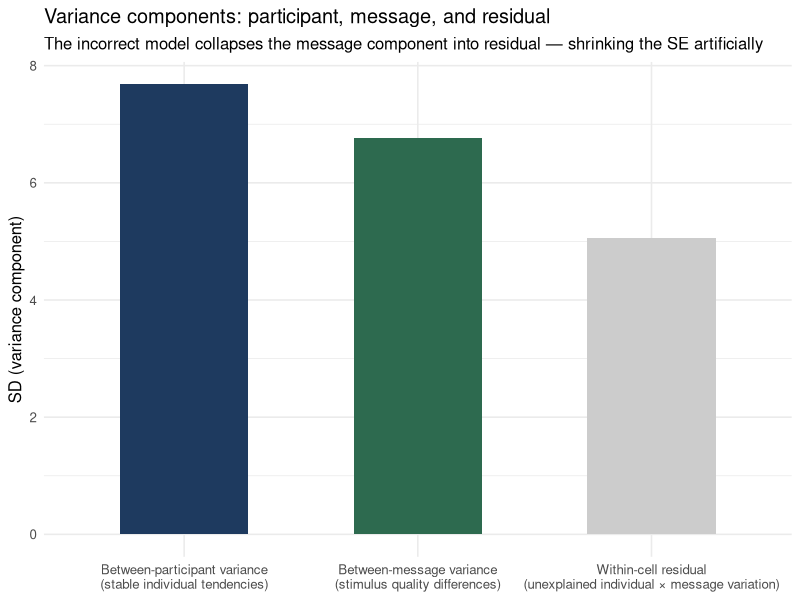
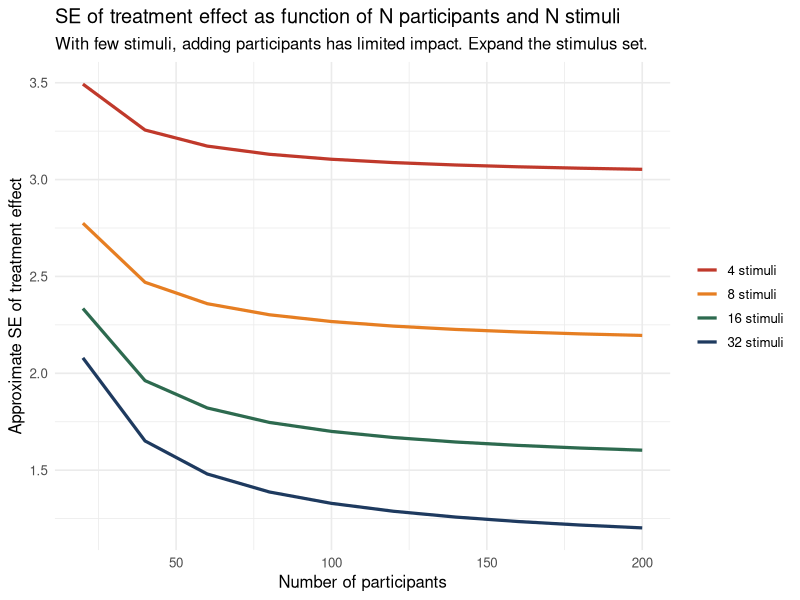

Write the R code that produced these figures, in order.
## ---- chunk 1
library(tidyverse)
library(lme4)
library(lmerTest)
library(broom.mixed)
set.seed(2025)
## ---- chunk 2
n_participants <- 60
n_messages     <- 24  # 12 gain-framed, 12 loss-framed

participant_effects <- rnorm(n_participants, 0, 8)   # SD = 8 (large between-person spread)
message_effects     <- rnorm(n_messages, 0, 6)        # SD = 6 (meaningful between-message spread)
message_condition   <- rep(c("gain", "loss"), each = 12)

# Partial crossing: each participant sees approximately half the messages
set.seed(2025)
df_exp <- expand_grid(
  participant = 1:n_participants,
  message     = 1:n_messages
) |>
  slice_sample(prop = 0.5) |>   # each participant sees ~12 messages
  mutate(
    condition   = message_condition[message],
    p_eff       = participant_effects[participant],
    m_eff       = message_effects[message],
    WTP         = 50 + 3 * (condition == "loss") + p_eff + m_eff + rnorm(n(), 0, 5),
    participant = factor(participant),
    message     = factor(message)
  )
## ---- chunk 3
# Incorrect: ignores stimulus variance
m_wrong <- lmer(WTP ~ condition + (1 | participant), data = df_exp)

# Correct: both participant and message as crossed random effects
m_correct <- lmer(WTP ~ condition + (1 | participant) + (1 | message), data = df_exp)

bind_rows(
  broom.mixed::tidy(m_wrong,   effects = "fixed") |>
    filter(term == "conditionloss") |>
    mutate(model = "Incorrect: participant RE only\n(ignores message variance)"),
  broom.mixed::tidy(m_correct, effects = "fixed") |>
    filter(term == "conditionloss") |>
    mutate(model = "Correct: participant + message RE\n(crossed random effects)")
) |>
  select(model, estimate, std.error, statistic, p.value) |>
  knitr::kable(digits = 3,
    caption = "Ignoring message variance produces an overconfident SE. The correct crossed model reveals the true uncertainty about the framing effect across all possible messages of this type.")
## ---- chunk 4
# Extract variance components from the correct model
vc_df <- as.data.frame(VarCorr(m_correct)) |>
  filter(grp != "Residual") |>
  mutate(
    component = case_when(
      grp == "participant" ~ "Between-participant variance\n(stable individual tendencies)",
      grp == "message"     ~ "Between-message variance\n(stimulus quality differences)",
      TRUE                 ~ grp
    ),
    sd = sdcor
  )

vc_res <- as.data.frame(VarCorr(m_correct)) |>
  filter(grp == "Residual") |>
  mutate(component = "Within-cell residual\n(unexplained individual × message variation)", sd = sdcor)

vc_all <- bind_rows(vc_df, vc_res) |>
  mutate(component = factor(component, levels = c(
    "Between-participant variance\n(stable individual tendencies)",
    "Between-message variance\n(stimulus quality differences)",
    "Within-cell residual\n(unexplained individual × message variation)"
  )))

ggplot(vc_all, aes(x = component, y = sd, fill = component)) +
  geom_col(width = 0.55, show.legend = FALSE) +
  scale_fill_manual(values = c("#1e3a5f", "#2d6a4f", "#cccccc")) +
  labs(
    title    = "Variance components: participant, message, and residual",
    subtitle = "The incorrect model collapses the message component into residual — shrinking the SE artificially",
    x        = NULL,
    y        = "SD (variance component)"
  ) +
  theme_minimal(base_size = 12)
## ---- chunk 5
# Stimulus ICC from the correct model
vc <- as.data.frame(VarCorr(m_correct))
var_message  <- vc$vcov[vc$grp == "message"]
var_residual <- vc$vcov[vc$grp == "Residual"]
icc_message  <- var_message / (var_message + var_residual)

cat("Message ICC:", round(icc_message, 3), "\n")
cat("Interpretation: ", round(icc_message * 100, 1),
    "% of residual variance (after participant effects) is due to stable message differences.\n\n")

# SE comparison
se_wrong   <- broom.mixed::tidy(m_wrong,   effects = "fixed") |> filter(term == "conditionloss") |> pull(std.error)
se_correct <- broom.mixed::tidy(m_correct, effects = "fixed") |> filter(term == "conditionloss") |> pull(std.error)
cat("SE ignoring messages: ", round(se_wrong, 3), "\n")
cat("SE with message RE:   ", round(se_correct, 3), "\n")
cat("SE inflation from ignoring messages:", round((se_wrong / se_correct - 1) * 100, 1), "% smaller\n")
## ---- chunk 6
# Schematic: how SE changes with N_stimuli vs. N_participants
# (simplified illustration, not simulation-calibrated)
se_grid <- expand_grid(
  n_stim = c(4, 8, 16, 32),
  n_part = seq(20, 200, by = 20)
) |>
  mutate(
    # Approximate SE ∝ 1/sqrt(n_part) + 1/sqrt(n_stim), simplified
    approx_se = sqrt(64 / n_part + 36 / n_stim),
    n_stim    = factor(paste(n_stim, "stimuli"), levels = paste(c(4, 8, 16, 32), "stimuli"))
  )

ggplot(se_grid, aes(x = n_part, y = approx_se, color = n_stim, group = n_stim)) +
  geom_line(linewidth = 1.1) +
  scale_color_manual(
    values = c("#c0392b", "#e67e22", "#2d6a4f", "#1e3a5f"),
    name   = NULL
  ) +
  labs(
    title    = "SE of treatment effect as function of N participants and N stimuli",
    subtitle = "With few stimuli, adding participants has limited impact. Expand the stimulus set.",
    x        = "Number of participants",
    y        = "Approximate SE of treatment effect"
  ) +
  theme_minimal(base_size = 12)
